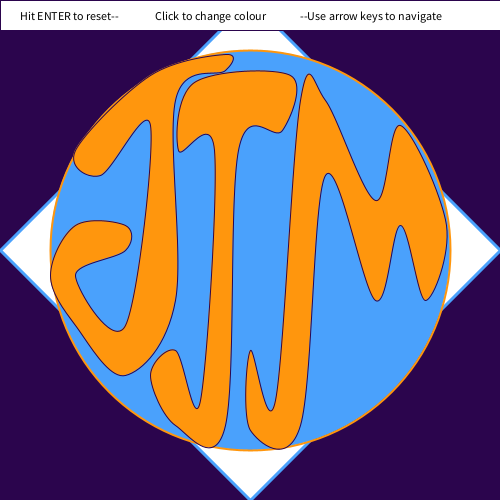
Frame 1 (no input)
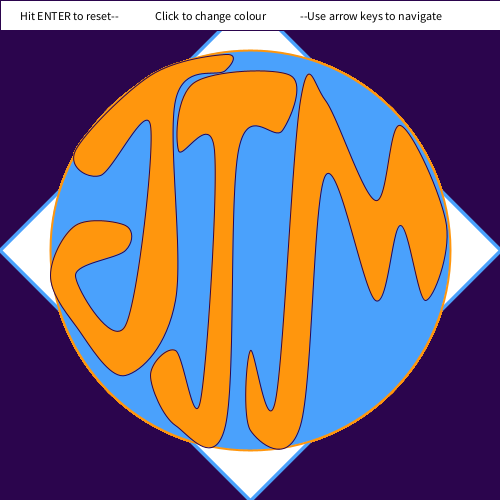
Frame 60 (the mouse pressed at the canvas centre just before this capture)
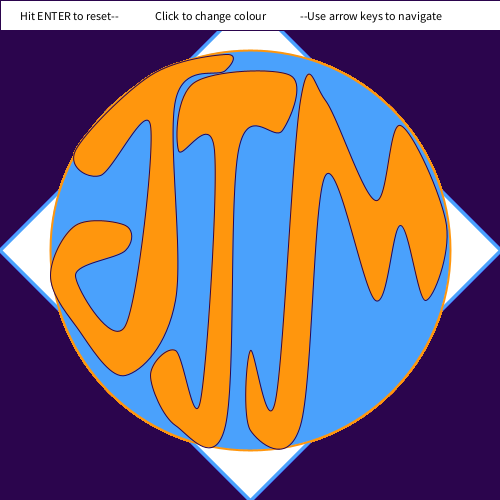
Frame 120 (the mouse held since frame 60 and released just before this capture)

The Processing sketch that drew these frames (run headless with seeded random() and noise(); from frame 60 on, the mouse is pressed at the canvas centre):

// Processing sketch: processing_36956
// ── processing_36956.pde

// Homework 4
// copyright John Mailley, September 2011 Pittsburgh, PA 15289

//----VARIABLES------------------------------------------

int x;      //postition X
int y;      //position Y
int ht;     //height
int wd;     //width
int s;      //stroke
color col;  //colour

//----SETUP-----------------------------------------------

void setup()
{

  x = 50;
  y = 50;
  wd = 400;
  ht = 400;
  s = 1;
  
  size( 500, 500);
  smooth();
  noStroke();
  background( 43, 5, 77);
  ellipseMode( CORNER);
}

//----DRAW--------------------------------------------------

void draw()
{
  fill( 255, 255, 255);
  strokeWeight(3*s);
  stroke(74, 161, 252);
  quad(250, 0, 500, 250, 250, 500, 0, 250);

  stroke(255, 150, 13);
  strokeWeight(2*s);
  fill(74, 161, 252);
  ellipse(x, y, wd, ht);

  strokeWeight(s);
  stroke(43, 5, 77);
  fill(255, 150, 13);
  
    //'J'
  beginShape();
    curveVertex(x + .0625*wd, y + .25*ht);
    curveVertex(x + .25*wd, y + .0625*ht);
    curveVertex(x + .4375*wd, y + .01*ht);
    curveVertex(x + .4375*wd, y + .05*ht);
    curveVertex(x + .3125*wd, y + .125*ht);
    curveVertex(x + .3125*wd, y + .625*ht);
    curveVertex(x + .1875*wd, y + .8125*ht);
    curveVertex(x + .0625*wd, y + .6875*ht);
    curveVertex(x, y + .5625*ht);
    curveVertex(x + .0625*wd, y + .4375*ht);
    curveVertex(x + .1875*wd, y + .4375*ht);
    curveVertex(x + .1875*wd, y + .5*ht);
    curveVertex(x + .0625*wd, y + .5625*ht);
    curveVertex(x + .1875*wd, y + .6875*ht);
    curveVertex(x + .25*wd, y + .1875*ht);
    curveVertex(x + .125*wd, y + .3125*ht);
    curveVertex(x + .0625*wd, y + .25*ht);
    curveVertex(x + .25*wd, y + .0625*ht);
    curveVertex(x + .4375*wd, y + .01*ht);
    curveVertex(x + .4375*wd, y + .05*ht);
  endShape();

  //'J' (2)
  beginShape();
    curveVertex(x + .25*wd, y + .8125*ht);
    curveVertex(x + .3125*wd, y + .75*ht);
    curveVertex(x + .375*wd, y + .875*ht);
    curveVertex(x + .41*wd, y + .25*ht);
    curveVertex(x + .32*wd, y + .25*ht);
    curveVertex(x + .36*wd, y + .08*ht);
    curveVertex(x + .6*wd, y + .0625*ht);
    curveVertex(x + .58*wd, y + .2*ht);
    curveVertex(x + .47*wd, y + .25*ht);
    curveVertex(x + .4375*wd, y + .9375*ht);
    curveVertex(x + .3125*wd, y + .9375*ht);
    curveVertex(x + .25*wd, y + .8125*ht);
    curveVertex(x + .3125*wd, y + .75*ht);
    curveVertex(x + .375*wd, y + .875*ht);
  endShape();

  //'M'
  beginShape();
    curveVertex(x + .9375*wd, y + .625*ht);
    curveVertex(x + .875*wd, y + .4375*ht);
    curveVertex(x + .8125*wd, y + .625*ht);
    curveVertex(x + .6875*wd, y + .3125*ht);
    curveVertex(x + .625*wd, y + .9375*ht);
    curveVertex(x + .5*wd, y + .95*ht);
    curveVertex(x + .5*wd, y + .75*ht);
    curveVertex(x + .5625*wd, y + .875*ht);
    curveVertex(x + .625*wd, y + .125*ht);
    curveVertex(x + .6875*wd, y + .125*ht);
    curveVertex(x + .8125*wd, y + .375*ht);
    curveVertex(x + .875*wd, y + .1875*ht);
    curveVertex(x + .99*wd, y + .4375*ht);
    curveVertex(x + .9375*wd, y + .625*ht);
    curveVertex(x + .875*wd, y + .4375*ht);
    curveVertex(x + .8125*wd, y + .625*ht);
  endShape();
  
//-----INSTRUCTIONS-------------------------------------------
  fill(255, 255, 255);
  rect(0, 0, 500, 30);
  fill( 0, 0, 0);
  text("Hit ENTER to reset--", 20, 20);
  text("Click to change colour", 155, 20);
  text("--Use arrow keys to navigate", 300, 20);

}


//----MOUSE PRESSED--------------------------------------------

void mousePressed()
{
  col = color( random( 255), random( 255), random( 255));
  background(col);
  
    fill( 255, 255, 255);
    strokeWeight(3*s);
    stroke(74, 161, 252);
    quad(250, 0, 500, 250, 250, 500, 0, 250);

    stroke(255, 150, 13);
    strokeWeight(2*s);
    fill(74, 161, 252);
    ellipse(x, y, wd, ht);

    strokeWeight(s);
    stroke(43, 5, 77);
    fill(255, 150, 13);
  
  
     //'J'
    beginShape();
      curveVertex(x + .0625*wd, y + .25*ht);
      curveVertex(x + .25*wd, y + .0625*ht);
      curveVertex(x + .4375*wd, y + .01*ht);
      curveVertex(x + .4375*wd, y + .05*ht);
      curveVertex(x + .3125*wd, y + .125*ht);
      curveVertex(x + .3125*wd, y + .625*ht);
      curveVertex(x + .1875*wd, y + .8125*ht);
      curveVertex(x + .0625*wd, y + .6875*ht);
      curveVertex(x, y + .5625*ht);
      curveVertex(x + .0625*wd, y + .4375*ht);
      curveVertex(x + .1875*wd, y + .4375*ht);
      curveVertex(x + .1875*wd, y + .5*ht);
      curveVertex(x + .0625*wd, y + .5625*ht);
      curveVertex(x + .1875*wd, y + .6875*ht);
      curveVertex(x + .25*wd, y + .1875*ht);
      curveVertex(x + .125*wd, y + .3125*ht);
      curveVertex(x + .0625*wd, y + .25*ht);
      curveVertex(x + .25*wd, y + .0625*ht);
      curveVertex(x + .4375*wd, y + .01*ht);
      curveVertex(x + .4375*wd, y + .05*ht);
    endShape();

    //'J' (2)
    beginShape();
      curveVertex(x + .25*wd, y + .8125*ht);
      curveVertex(x + .3125*wd, y + .75*ht);
      curveVertex(x + .375*wd, y + .875*ht);
      curveVertex(x + .41*wd, y + .25*ht);
      curveVertex(x + .32*wd, y + .25*ht);
      curveVertex(x + .36*wd, y + .08*ht);
      curveVertex(x + .6*wd, y + .0625*ht);
      curveVertex(x + .58*wd, y + .2*ht);
      curveVertex(x + .47*wd, y + .25*ht);
      curveVertex(x + .4375*wd, y + .9375*ht);
      curveVertex(x + .3125*wd, y + .9375*ht);
      curveVertex(x + .25*wd, y + .8125*ht);
      curveVertex(x + .3125*wd, y + .75*ht);
      curveVertex(x + .375*wd, y + .875*ht);
    endShape();

    //'M'
    beginShape();
      curveVertex(x + .9375*wd, y + .625*ht);
      curveVertex(x + .875*wd, y + .4375*ht);
      curveVertex(x + .8125*wd, y + .625*ht);
      curveVertex(x + .6875*wd, y + .3125*ht);
      curveVertex(x + .625*wd, y + .9375*ht);
      curveVertex(x + .5*wd, y + .95*ht);
      curveVertex(x + .5*wd, y + .75*ht);
      curveVertex(x + .5625*wd, y + .875*ht);
      curveVertex(x + .625*wd, y + .125*ht);
      curveVertex(x + .6875*wd, y + .125*ht);
      curveVertex(x + .8125*wd, y + .375*ht);
      curveVertex(x + .875*wd, y + .1875*ht);
      curveVertex(x + .99*wd, y + .4375*ht);
      curveVertex(x + .9375*wd, y + .625*ht);
      curveVertex(x + .875*wd, y + .4375*ht);
      curveVertex(x + .8125*wd, y + .625*ht);
    endShape(); 
    
  }

void mouseMoved() 
{
  
//-----------------SHRINK/GROW--PROPORTIONS-----------------
  
  if(mouseX > 250)
  
   
    {
      wd = wd + 10;
    }

  else if(mouseY > 250)
  
    {
      ht = ht + 10;
    }
      
  else if(mouseX < 250)
    
    {
      wd = wd - 10;
    }
    
  else if (mouseY < 250)
    
    {
      ht = -ht - 200;
    }
  
}

void keyPressed()
{
//-------------RESET--------------------------------------------------
  
  if (keyCode == ENTER)
  {
    x = 50;
    y = 50;
    wd = 400;
    ht = 400;
  }
  
//--------------NAVIGATE------------------------------------------------

  if(keyCode == UP)
  {
    y = y - 20;
  }
  
  if(keyCode == DOWN)
  {
    y = y + 20;
  }
  
  if(keyCode == RIGHT)
  {
    x = x + 20;
  }
  
  if(keyCode == LEFT)
  {
    x = x - 20;
  }
}





  
